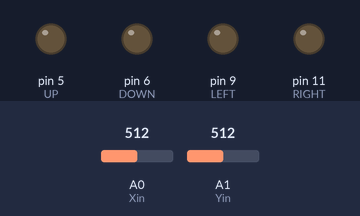
This sketch was run on a simulated Arduino Uno, built with avr-gcc and run on an emulated ATmega328P. Shown: output pins drawn as LEDs (lit = HIGH). The test bench sets the inputs (shaded band); at power-on: A0 (Xin) = 512, A1 (Yin) = 512.

Above: at 1.2 s.
1.3 s: A0 (Xin) set to 56
2.8 s: A0 (Xin) set to 47
At 3.6 s:
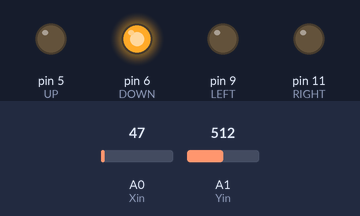
4.3 s: A1 (Yin) set to 53
5.8 s: A1 (Yin) set to 45
At 7.0 s:
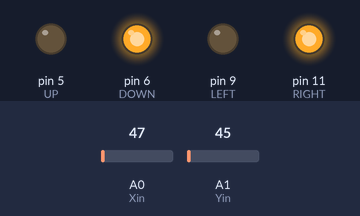
7.3 s: A0 (Xin) set to 122
At 8.3 s:
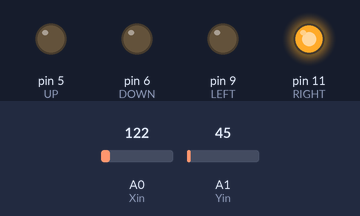
8.8 s: A1 (Yin) set to 1010
At 9.4 s:
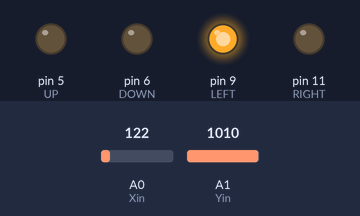
Timing chart, 0 to 11.3 s (numbered marks = the images above; inputs shaded):
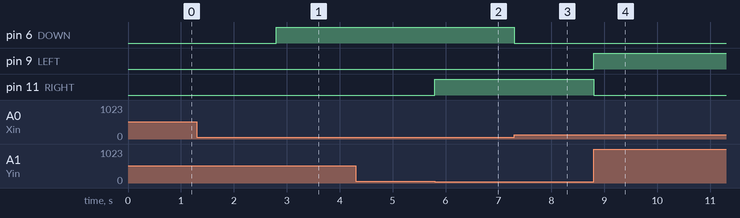

Measured:
- the behaviour switches between 50 and 49 on A0 (Xin) (found by bisection; images 0 and 1)
- the behaviour switches between 50 and 49 on A1 (Yin) (found by bisection; images 1 and 2)
- after the input at 1.3 s, every drawn part: stays the same
- after the input at 2.8 s, pin 6 (DOWN): LOW → HIGH at once
- after the input at 4.3 s, every drawn part: stays the same
- after the input at 5.8 s, pin 11 (RIGHT): LOW → HIGH at once
- after the input at 7.3 s, pin 6 (DOWN): HIGH → LOW at once
- after the input at 8.8 s, pin 9 (LEFT): LOW → HIGH at once; pin 11 (RIGHT): HIGH → LOW at once

The sketch:

week6-01.ino
```cpp
const int Xin = A0;
const int Yin = A1;
const int UP = 5;
const int DOWN = 6;
const int LEFT = 9;
const int RIGHT = 11;

void setup() {
  pinMode(UP, OUTPUT);
  pinMode(DOWN, OUTPUT);
  pinMode(LEFT, OUTPUT);
  pinMode(RIGHT, OUTPUT);

  Serial.begin(115200);
}

void loop() {
  int xVal = analogRead(Xin);
  int yVal = analogRead(Yin);

  if(xVal > 1000)
    digitalWrite(UP, HIGH);
  else
    digitalWrite(UP, LOW);

  if(xVal < 50)
    digitalWrite(DOWN, HIGH);
  else
    digitalWrite(DOWN, LOW);

  if(yVal > 1000)
    digitalWrite(LEFT, HIGH);
  else
    digitalWrite(LEFT, LOW);


  if(yVal < 50)
    digitalWrite(RIGHT, HIGH);
  else
    digitalWrite(RIGHT, LOW);

}
```
